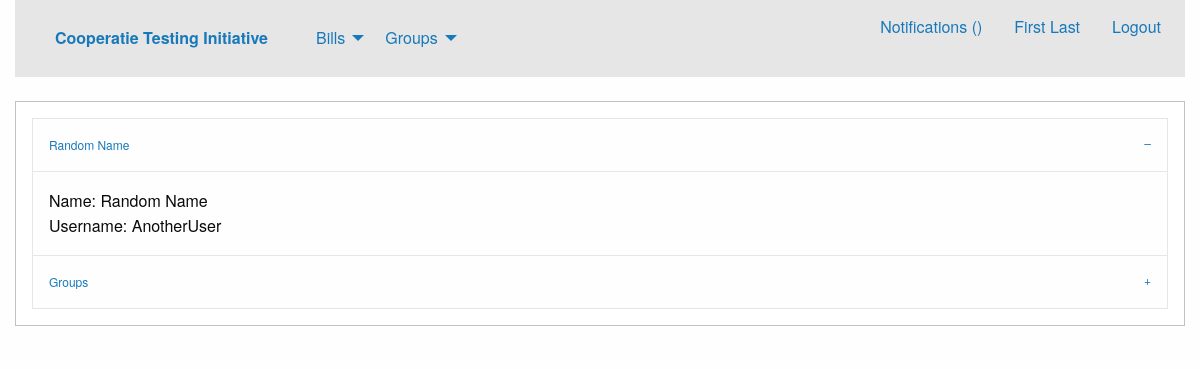
The app's page /profile.php?uid=2 (signed in) with its own data.
### tables this page shows
CREATE TABLE users
(
	userID INTEGER NOT NULL UNIQUE PRIMARY KEY AUTOINCREMENT,
	username VARCHAR(30) NOT NULL UNIQUE,
	realname VARCHAR(30) NOT NULL,
	pass VARCHAR(50) NOT NULL,
	salt VARCHAR(50) NOT NULL,
	email VARCHAR(50) NOT NULL UNIQUE,
	createTS TIMESTAMP DEFAULT CURRENT_TIMESTAMP,
	lastlogTS TIMESTAMP DEFAULT CURRENT_TIMESTAMP
);

### database.php (called while the page is built, shortened)
<?php
class Database {
	private $database;
	function __construct() {
		$this->database = $this->getConnection();
	}
	function prepare($query) {
		return $this->database->prepare($query);
	}
	private function getConnection() {
		$conn = new SQLite3('bill.db');
		return $conn;
	}
}
?>

### profile.php (the view, shortened to what this page needs)
<?php require "header.php";?>
<?php
	if (!empty($_GET["uid"])) $uid = $_GET["uid"];
	elseif (empty($uid) || !is_int($uid)) {
		if ($isLog) $uid = $_SESSION["uid"];
		else $uid = 0;
	}
?>
<div class="callout">
<?php
	if ($uid != 0) {
		$db = new Database();
		$stmt = $db->prepare("SELECT * FROM users
			WHERE users.userID = :uid");
		$stmt->bindValue(":uid", $uid, SQLITE3_INTEGER);
		$result = $stmt->execute();
		$userData = $result->fetchArray();
		if ($userData) {
			echo '<ul class="accordion" data-accordion data-multi-expand="true" data-allow-all-closed="true">
				<li class="accordion-item is-active" data-accordion-item>
					<a href="#" class="accordion-title">'.$userData["realname"].'</a>
					<div class="accordion-content" data-tab-content>
						Name: '.$userData["realname"].'<br />
						Username: '.$userData["username"].'<br />
					</div>
				</li>
				<li class="accordion-item" data-accordion-item>
					<a href="#" class="accordion-title">Groups</a>
					<div class="accordion-content" data-tab-content>';
			echo'		</div>
				</li>
			</ul>';
		} else {
			echo '<div class="callout warning">User not found.</div>';
			die();
		}
	} else {
		echo '<div class="classout warning">No user provided.</div>';
		die();
	}
?>
</div>
<?php require "footer.php";?>

### header.php (shortened to what this page needs)
<?php
require_once 'database.php';
$isLog = !empty($_SESSION["uid"]);
if ($isLog) {
	$db = new Database();
	$stmt = $db->prepare("SELECT realname FROM users WHERE userID = :uid");
	$stmt->bindValue(":uid", $_SESSION["uid"], SQLITE3_INTEGER);
	$result = $stmt->execute();
	$temp = $result->fetchArray();
	$name = $temp["realname"];
}
?>
<!DOCTYPE html>
<html class="no-js" lang="en" dir="ltr">
  <head>
    <link rel="stylesheet" href="css/foundation.css">
    <link rel="stylesheet" href="css/app.css">
  </head>
</head>
<body>
		<div class="large-12 columns row">
			<div class="top-bar">
				<div class="top-bar-left">
					<ul class="dropdown menu" data-dropdown-menu>
						<li class="menu-text"><a href="index.php">Cooperatie Testing Initiative</a></li>
						<li>
							<a href="bills.php">Bills</a>
						</li>
						<li>
							<a href="groups.php">Groups</a>
						</li>
					</ul>
				</div>
				<?php if ($isLog) echo '
				<input type="hidden" id="seshUser" value="'.$_SESSION["uid"].'" />
				<script>
				$(function() {
					var id = $("#seshUser").attr("value");
					function checkNoti() {
						$.post("getNotifications.php", {uid: id}, function(data, status) {
								$("#notinumber").html(data);
							});
						console.log("Checked");
					}
					checkNoti();
					setInterval(checkNoti, 2000);
				});
				</script>
				<div class="top-bar-right">
					<ul class="menu">
						<li><a href="notifications.php">Notifications (<span id="notinumber"></span>)</a></li>
						<li><a href="profile.php">'.$name.'</a></li>
						<li><a href="logout.php">Logout</a></li>
					</ul>
				</div>';?>
			</div>
	</div>
	<div class="row">
		<div class="columns large-12">

### records on screen
users: realname "First Last"
users: realname "Random Name", username "AnotherUser"
